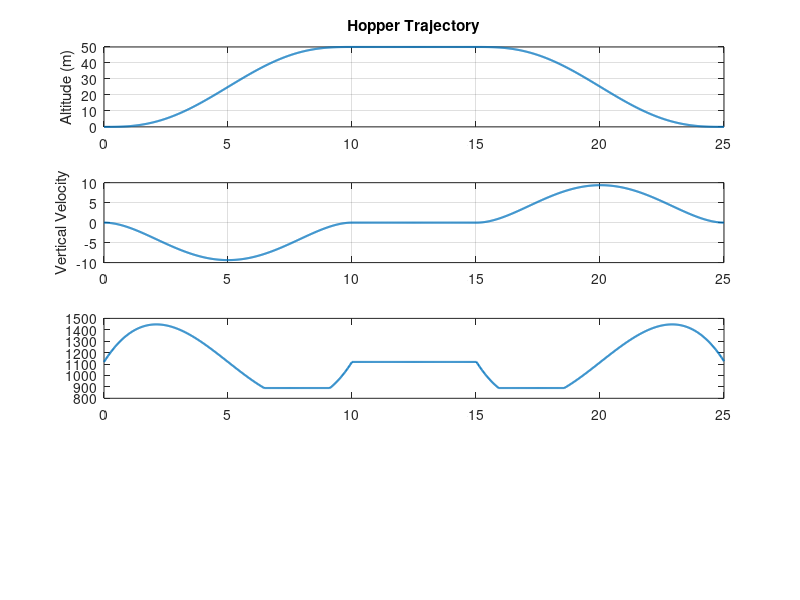

Source code (MATLAB): (Note: this script raises an error after producing the figure.)
clear
clc

%% ================= USER PARAMETERS =================

m = 114;
g = 9.81;

Tmin = 890;
Tmax = 2400;

h_target = 50;

t_ascend  = 10;
t_hover   = 5;
t_descend = 10;

dt = 0.02;

%% ================= TIME GRID =================

t1 = 0:dt:t_ascend;
t2 = t1(end)+dt:dt:t1(end)+t_hover;
t3 = t2(end)+dt:dt:t2(end)+t_descend;

tgrid = [t1 t2 t3]';
N = length(tgrid);

z  = zeros(N,1);
vz = zeros(N,1);
az = zeros(N,1);

%% ================= MINIMUM JERK ASCENT =================

for i = 1:length(t1)

    s = t1(i)/t_ascend;

    z(i)  = h_target*(10*s^3 - 15*s^4 + 6*s^5);
    vz(i) = h_target*(30*s^2 - 60*s^3 + 30*s^4)/t_ascend;
    az(i) = h_target*(60*s - 180*s^2 + 120*s^3)/t_ascend^2;

end

%% ================= HOVER =================

k = length(t1);

for i = 1:length(t2)

    idx = k+i;

    z(idx)  = h_target;
    vz(idx) = 0;
    az(idx) = 0;

end

%% ================= MINIMUM JERK DESCENT =================

k = length(t1) + length(t2);

for i = 1:length(t3)

    idx = k+i;

    s = (t3(i) - t3(1))/t_descend;

    z(idx)  = h_target*(1 - (10*s^3 - 15*s^4 + 6*s^5));
    vz(idx) = -h_target*(30*s^2 - 60*s^3 + 30*s^4)/t_descend;
    az(idx) = -h_target*(60*s - 180*s^2 + 120*s^3)/t_descend^2;

end

%% ================= THRUST =================

T = m*(g + az);

T = min(max(T,Tmin),Tmax);

%% ================= ATTITUDE EXCITATION =================

roll  = deg2rad(2)*sin(0.17*tgrid + pi/4);
pitch = deg2rad(2)*sin(0.20*tgrid);
yaw   = deg2rad(2)*cos(0.15*tgrid);

%% ================= BODY RATES =================

P = gradient(roll,dt);
Q = gradient(pitch,dt);
R = gradient(yaw,dt);

%% ================= QUATERNIONS =================

q = zeros(N,4);

for i = 1:N

    phi   = roll(i);
    theta = pitch(i);
    psi   = yaw(i);

    cy = cos(psi/2);
    sy = sin(psi/2);
    cp = cos(theta/2);
    sp = sin(theta/2);
    cr = cos(phi/2);
    sr = sin(phi/2);

    q(i,:) = [
        cr*cp*cy + sr*sp*sy
        sr*cp*cy - cr*sp*sy
        cr*sp*cy + sr*cp*sy
        cr*cp*sy - sr*sp*cy
    ];

end

%% ================= POSITION & VELOCITY =================

X = zeros(N,1);
Y = zeros(N,1);
Z = -z;

Vx = zeros(N,1);
Vy = zeros(N,1);
Vz = -vz;

%% ================= TVC INPUTS =================

delta_p = deg2rad(1)*sin(0.3*tgrid);
delta_y = deg2rad(1)*cos(0.25*tgrid);

F_rcs = zeros(N,1);

%% ================= OUTPUT STRUCTURES =================

Trajectory = [
X Y Z ...
Vx Vy Vz ...
P Q R ...
q
];

unom = [
T
delta_p
delta_y
F_rcs
]';

unom = unom';

%% ================= TRAJECTORY PLOTS =================

figure('Name','Trajectory Overview')

subplot(4,1,1)
plot(tgrid,-Z,'LineWidth',1.5)
ylabel('Altitude (m)')
title('Hopper Trajectory')
grid on

subplot(4,1,2)
plot(tgrid,Vz,'LineWidth',1.5)
ylabel('Vertical Velocity')
grid on

subplot(4,1,3)
plot(tgrid,T,'LineWidth',1.5)
hold on
yline(Tmin,'r--')
yline(Tmax,'r--')
ylabel('Thrust (N)')
legend('Thrust','Min','Max')
grid on

subplot(4,1,4)
plot(tgrid,rad2deg(delta_p),'LineWidth',1.5)
hold on
plot(tgrid,rad2deg(delta_y),'LineWidth',1.5)
ylabel('TVC (deg)')
xlabel('Time (s)')
legend('Pitch','Yaw')
grid on

%% ================= ATTITUDE =================

figure('Name','Attitude')

subplot(3,1,1)
plot(tgrid,rad2deg(roll),'LineWidth',1.5)
ylabel('Roll (deg)')
title('Vehicle Attitude')
grid on

subplot(3,1,2)
plot(tgrid,rad2deg(pitch),'LineWidth',1.5)
ylabel('Pitch (deg)')
grid on

subplot(3,1,3)
plot(tgrid,rad2deg(yaw),'LineWidth',1.5)
ylabel('Yaw (deg)')
xlabel('Time (s)')
grid on

%% ================= BODY RATES =================

figure('Name','Body Rates')

plot(tgrid,[P Q R]*180/pi,'LineWidth',1.5)
xlabel('Time (s)')
ylabel('Angular Rate (deg/s)')
legend('P','Q','R')
title('Body Angular Rates')
grid on

%% ================= QUATERNIONS =================

figure('Name','Quaternion States')

plot(tgrid,q,'LineWidth',1.5)
xlabel('Time (s)')
ylabel('Quaternion Value')
legend('q0','q1','q2','q3')
title('Quaternion States')
grid on

%% ================= 3D FLIGHT PATH =================

figure('Name','3D Flight Path')

plot3(X,Y,-Z,'LineWidth',2)
xlabel('X (m)')
ylabel('Y (m)')
zlabel('Altitude (m)')
title('Rocket Flight Path')
grid on
view(35,25)
